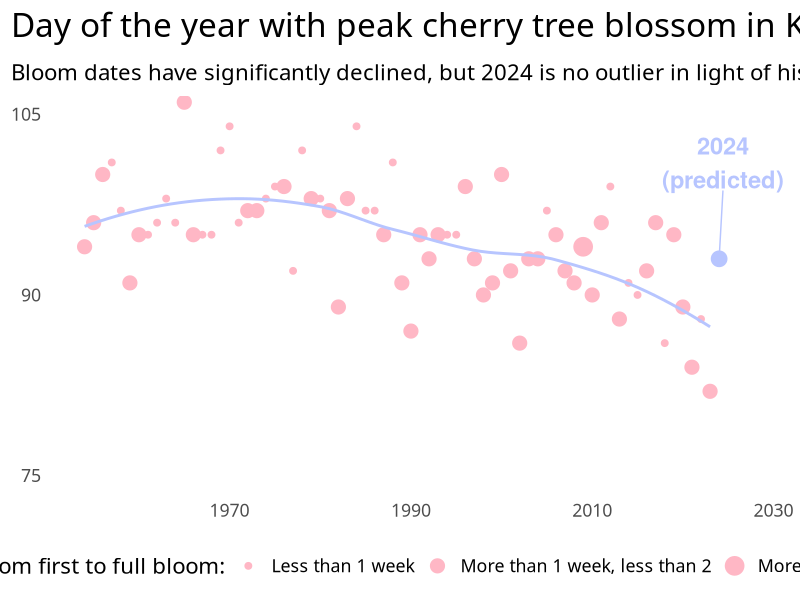
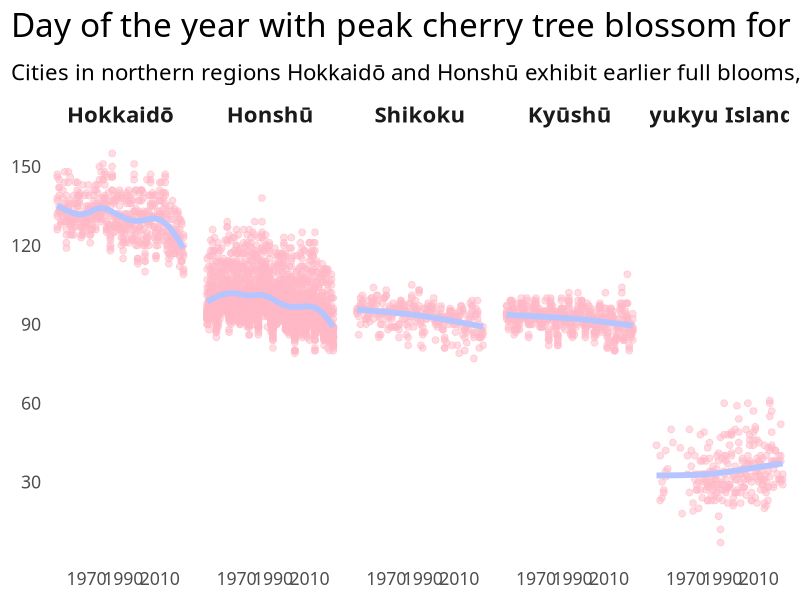
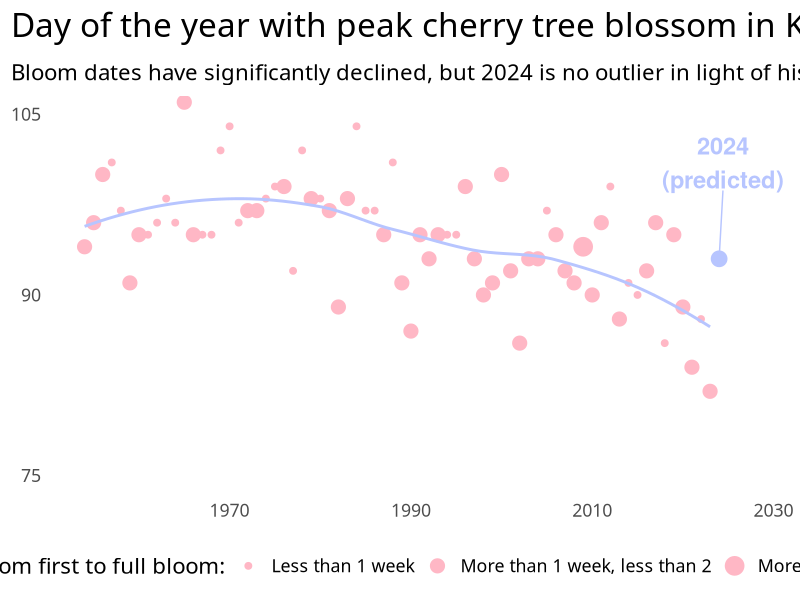
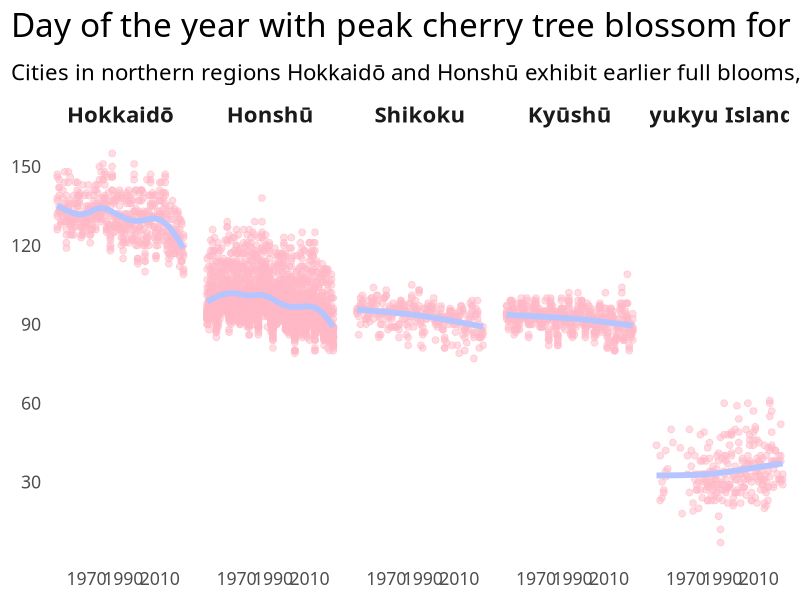

These charts were generated, in order, by the following R code:
# Load libraries ------------------------------------------------------
library(tidyverse)
library(ggrepel)
library(rnaturalearth)

# Set global theme
theme_set(theme_classic(base_family = "SF Pro Light", base_size = 16))

theme_update(
  plot.title.position = "plot",
  plot.title = element_text(size = 24),
  panel.grid.minor = element_blank(),
  panel.grid.major = element_blank(),
  strip.background = element_blank(),
  strip.text = element_text(face = "bold", size = 16)
)

# triadic color scheme
colors <- c("#ffb7c5", "#b7c5ff", "#c5ffb7")

# Download & prepare data ---------------------------------------------
# Sakura dates by region
# https://www.kaggle.com/datasets/ryanglasnapp/japanese-cherry-blossom-data
sakura_first_bloom_dates <- read_csv("data/sakura_first_bloom_dates.csv")
sakura_full_bloom_dates <- read_csv("data/sakura_full_bloom_dates.csv")

sakura_first_bloom_dates_long <- sakura_first_bloom_dates |> 
  select(-c("30 Year Average 1981-2010", "Notes")) |> 
  rename(location = `Site Name`,
         is_currently_observed = `Currently Being Observed`) |> 
  pivot_longer(cols = -c(location, is_currently_observed),
               names_to = "year", values_to = "first_bloom_date")

sakura_full_bloom_dates_long <- sakura_full_bloom_dates |> 
  select(-c("30 Year Average 1981-2010", "Notes")) |> 
  rename(location = `Site Name`,
         is_currently_observed = `Currently Being Observed`) |> 
  pivot_longer(cols = -c(location, is_currently_observed),
               names_to = "year", values_to = "full_bloom_date")

sakura_dates <- sakura_first_bloom_dates_long |> 
  full_join(sakura_full_bloom_dates_long, join_by(location, year, is_currently_observed)) |> 
  mutate(year = as.integer(year),
         first_bloom_day = as.integer(first_bloom_date - as.Date(paste(year, "-01-01", sep = ""))),
         full_bloom_day = as.integer(full_bloom_date - as.Date(paste(year, "-01-01", sep = ""))),
         time_to_full_bloom = as.integer(full_bloom_date - first_bloom_date))

# Location longitudes and latitudes
# https://github.com/Yuriko-Schumacher/statistical-analysis-of-cherry-blossom-first-bloom-date/tree/main/data
# observatory_locations <- read_csv("https://raw.githubusercontent.com/Yuriko-Schumacher/statistical-analysis-of-cherry-blossom-first-bloom-date/main/data/observatory-locations.csv")
# write_csv(observatory_locations, "data/observatory_locations.csv")
observatory_locations <- read_csv("data/observatory_locations.csv")

southern_islands <- c("Naze", "Ishigaki Island", "Miyakojima", "Naha", "Minami Daito Island")

# Sort locations into regions (used ChatGPT for labeling)
# https://en.wikipedia.org/wiki/List_of_regions_of_Japan
locations_region <- read_csv("data/locations_region.csv") |> 
  mutate(region = if_else(location %in% southern_islands, "Ryukyu Islands", region)) |> 
  mutate(region = factor(region, levels = c("Hokkaidō", "Honshū", "Shikoku", "Kyūshū", "Ryukyu Islands")))

# japan map (use polygon instead of sf for simplicity)
japan_map <- map_data("world", region = "japan") |> 
  as_tibble()

# Combine main sakura data
sakura_data <- sakura_dates |> 
  left_join(observatory_locations, join_by(location)) |> 
  left_join(locations_region, join_by(location)) |> 
  mutate(is_southern_island = location %in% southern_islands) |> 
  filter(is_currently_observed == TRUE) |> 
  filter(year >= 1954) |> # to have 7 full decades
  mutate(
    second_half = year > 1988,
    sample = case_when(
      year >= 1954 & year <= 1964 ~ "From 1954 to 1963", 
      year >= 2013 & year <= 2024 ~ "From 2013 to 2024"),
    sample_tile = ntile(year, 7),
    first_bloom_group = case_when(
      month(first_bloom_date) == 1 ~ "January or earlier",
      month(first_bloom_date) == 2 ~ "February",
      month(first_bloom_date) == 3  & days(first_bloom_date) <= 15 ~ "First half of March",
      month(first_bloom_date) == 3  & days(first_bloom_date) > 15 ~ "Second half of March",
      month(first_bloom_date) >= 4 ~ "April or later"
    ),
    time_to_full_group = case_when(
      time_to_full_bloom < 7 ~ "Less than 1 week",
      time_to_full_bloom >= 7 & time_to_full_bloom < 14 ~ "More than 1 week, less than 2",
      time_to_full_bloom >= 14 ~ "More than 2 weeks"
    ),
    first_bloom_group = factor(first_bloom_group, levels = c("January or earlier", "First half of March", "Second half of March", "April or later"))
  )

# Time to full bloom in Kyoto ----------------------------------------
today <- tibble(year = 2024, full_bloom_day = as.integer(as.Date("2024-04-03")-as.Date("2024-01-01")))
fig_sakura_kyoto <- sakura_data |> 
  filter(location == "Kyoto") |> 
  ggplot(aes(x = year, y = full_bloom_day)) +
  geom_point(color = colors[1], aes(size = time_to_full_group)) +
  geom_smooth(color = colors[2], se = FALSE) +
  geom_point(data = today, color = colors[2], size = 5) + 
  geom_text_repel(data = today, nudge_x = 4, nudge_y = 8,
                  color = colors[2], label = "2024\n(predicted)", fontface = 2, size = 6
  ) + 
  labs(title = expression("Day of the year with peak cherry tree blossom in Kyoto since 1953"),
       subtitle = "Bloom dates have significantly declined, but 2024 is no outlier in light of historical data",
       size = "Time from first to full bloom:",
       x = NULL, y = NULL) +
  scale_x_continuous(breaks = seq(1950, 2030, by = 20)) +
  scale_y_continuous(breaks = seq(75, 105, by = 15)) +
  coord_cartesian(ylim = c(75, 105)) +
  theme(
    axis.title.x = element_blank(), 
    axis.title.y = element_blank(),
    # axis.text.x = element_blank(),
    # axis.text.y = element_blank(),
    axis.ticks = element_blank(),
    axis.line = element_blank(),
    strip.background = element_blank(),
    strip.text = element_text(face = "bold")
  ) +
  theme(legend.position = "bottom")
fig_sakura_kyoto

ggsave(plot = fig_sakura_kyoto, filename = "output/fig_sakura_kyoto.png",
       height = 8, width = 12)

# Time to full bloom --------------------------------------------------
fig_sakura_regions <- sakura_data |> 
  ggplot(aes(x = year, y = full_bloom_day)) +
  geom_point(color = colors[1], alpha = 0.5, size = 2) +
  geom_smooth(color = colors[2], se = FALSE, size = 2) +
  facet_wrap(~region, nrow = 1) + 
  labs(title = expression("Day of the year with peak cherry tree blossom for regions in Japan since 1953"),
       subtitle = "Cities in northern regions Hokkaidō and Honshū exhibit earlier full blooms, while Ryukyu Islands even later",
       x = NULL, y = NULL) +
  scale_x_continuous(breaks = seq(1950, 2030, by = 20)) +
  scale_y_continuous(breaks = seq(30, 150, by = 30)) +
  theme(
    axis.title.x = element_blank(), 
    axis.title.y = element_blank(),
    # axis.text.x = element_blank(),
    # axis.text.y = element_blank(),
    axis.ticks = element_blank(),
    axis.line = element_blank(),
    strip.background = element_blank(),
    strip.text = element_text(face = "bold")
  ) 
fig_sakura_regions

ggsave(plot = fig_sakura_regions, filename = "output/fig_sakura_regions.png",
       height = 8, width = 12)

# First bloom 2023 map ------------------------------------------------
# fig_map <- japan_map |> 
#   ggplot() + 
#   geom_polygon(data = japan_map, aes(x = long, y = lat, group = group), 
#                fill = "white", color = "black") +
#   geom_point(
#     data = sakura_data |> 
#       filter(year == 2023) |> 
#       drop_na(first_bloom_date, time_to_full_bloom), 
#     aes(x = long, y = lat, color = first_bloom_group, size = time_to_full_group)
#   ) + 
#   scale_color_manual(values = c(colors[3], colors[1], colors[2])) +
#   labs(x = NULL, y = NULL, 
#        color = "First bloom",
#        size = "Time between\nfirst & full bloom",
#        title = "First date of cherry blossom bloom & time to full bloom",
#        subtitle = "Southern islands have earlierst & longest blooms, northern regions latest & shortest") +
#   theme(axis.title.x = element_blank(), 
#         axis.title.y = element_blank(),
#         axis.text.x = element_blank(),
#         axis.text.y = element_blank(),
#         axis.ticks = element_blank(),
#         axis.line = element_blank())
# 
# ggsave(plot = fig_map, filename = "output/fig_map.png",
#        height = 8, width = 12)

# Full bloom dates in first half of sample vs second half -------------
# sakura_data |> 
#   filter(!is.na(sample_tile)) |> 
#   ggplot(aes(x = first_bloom_day)) +
#   geom_density(color = colors[1], fill = colors[1], alpha = 0.5) +
#   facet_grid(cols = vars(region), rows = vars(sample_tile), scales = "free") +
#   geom_vline(
#     data = sakura_data |> 
#       filter(!is.na(sample_tile)) |> 
#       group_by(sample_tile, region) |> 
#       summarize(median_first_bloom_day = median(first_bloom_day, na.rm = TRUE)),
#     aes(xintercept = median_first_bloom_day), color = colors[2], linetype = "dashed",
#     linewidth = 1
#   ) +
#   labs(x = NULL, y = NULL, 
#        color = "First bloom",
#        size = "Days between\nfirst and full bloom",
#        title = "Distribution of cherry blossom dates ",
#        subtitle = "The distribution first bloom dates shifted to the left over time") +
#   theme(axis.title.x = element_blank(), 
#         axis.title.y = element_blank(),
#         axis.text.x = element_blank(),
#         axis.text.y = element_blank(),
#         axis.ticks = element_blank(),
#         axis.line = element_blank(),
#   )

# Time to full bloom --------------------------------------------------
# fig_time_to_full_bloom <- sakura_data |> 
#   ggplot(aes(x = year, y = time_to_full_bloom)) +
#   geom_point(color = colors[1], alpha = 0.5) +
#   geom_smooth(color = colors[2], se = FALSE) +
#   facet_wrap(~region, nrow = 1) + 
#   labs(title = "Number of days between first and full bloom since 1953",
#        subtitle = "Hokkaidō exhibits the shortest and decreasing blooming periods, while Kyūshū's have lengthened",
#        x = NULL, y = NULL) +
#   scale_x_continuous(breaks = seq(1950, 2030, by = 20)) +
#   # scale_y_continuous(breaks = seq(7, 42, by = 7)) +
#   theme(
#     axis.title.x = element_blank(), 
#     axis.title.y = element_blank(),
#     # axis.text.x = element_blank(),
#     # axis.text.y = element_blank(),
#     axis.ticks = element_blank(),
#     axis.line = element_blank(),
#     strip.background = element_blank(),
#     strip.text = element_text(face = "bold")
#   )
# fig_time_to_full_bloom
# 
# ggsave(plot = fig_time_to_full_bloom, filename = "output/fig_time_to_full_bloom.png")

# Time to first bloom in Tokyo ----------------------------------------
# sakura_data |> 
#   filter(location == "Tokyo Japan") |> 
#   ggplot(aes(x = year, y = first_bloom_day)) +
#   geom_point(color = colors[1], aes(size = time_to_full_bloom)) +
#   geom_smooth(color = colors[2], se = FALSE) +
#   labs(title = "Cherry blossom first bloom dates and blooming periods in Tokyo from 1954 to 2023",
#        subtitle = "First bloom dates have decreased dramatically, while blooming periods show no pattern",
#        size = "Days between\nfirst and full bloom",
#        x = NULL, y = NULL) +
#   theme(
#     axis.title.x = element_blank(), 
#     axis.title.y = element_blank(),
#     # axis.text.x = element_blank(),
#     # axis.text.y = element_blank(),
#     axis.ticks = element_blank(),
#     axis.line = element_blank(),
#     strip.background = element_blank(),
#     strip.text = element_text(face = "bold")
#   )

# Change in time to first bloom dates over time -----------------------
# TODO: single out Tokyo, Kyoto and the outlier on the right and the one around 0
# TODO: add north / south to y axis
# Latitude 
# sakura_data |> 
#   filter(sample_tile == 1) |> 
#   group_by(location, lat) |> 
#   summarize(first_bloom_day_start = mean(first_bloom_day, na.rm = TRUE)) |> 
#   left_join(sakura_data |> 
#               filter(sample_tile == 7) |> 
#               group_by(location) |> 
#               summarize(first_bloom_day_end = mean(first_bloom_day, na.rm = TRUE)), join_by(location)) |> 
#   mutate(first_bloom_difference = first_bloom_day_end - first_bloom_day_start) |> 
#   ggplot(aes(x = first_bloom_difference, y = lat)) +
#   geom_point(color = colors[1], size = 2) +
#   geom_vline(aes(xintercept = 0), linetype = "dashed") +
#   labs(
#     title = "Title",
#     subtitle = "Subtitle",
#     x = NULL, y = NULL) +
#   theme(
#     axis.title.x = element_blank(), 
#     axis.title.y = element_blank(),
#     # axis.text.x = element_blank(),
#     axis.text.y = element_blank(),
#     axis.ticks = element_blank(),
#     axis.line = element_blank(),
#     strip.background = element_blank(),
#     strip.text = element_text(face = "bold")
#   )

# Change in time to first bloom vs temperature averages ---------------
# TODO: load temperature data
